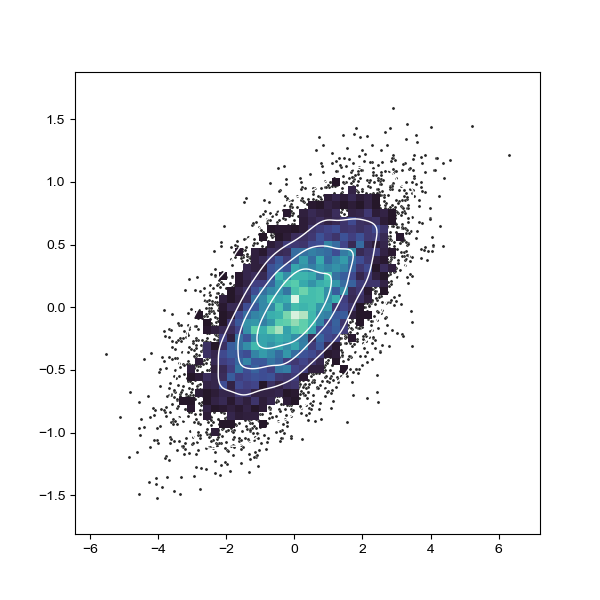

Write the Python code that produced this figure.
# 引入所需库
import seaborn as sns
import matplotlib.pyplot as plt
import numpy as np

# 设置图大小
f, ax = plt.subplots(figsize=(6, 6))
# 将主题设置为暗色风格
sns.set_theme(style="dark")

# 模拟来自双变量高斯的数据
n = 10000
mean = [0, 0]
cov = [(2, .4), (.4, .2)]
rng = np.random.RandomState(0)
x, y = rng.multivariate_normal(mean, cov, n).T

# 绘制了一个散点图
sns.scatterplot(x=x, y=y, s=5, color=".15")
# 绘制了一个直方图
sns.histplot(x=x, y=y, bins=50, pthresh=.1, cmap="mako")
# 绘制了一个核密度估计图
sns.kdeplot(x=x, y=y, levels=5, color="w", linewidths=1)

plt.show()
